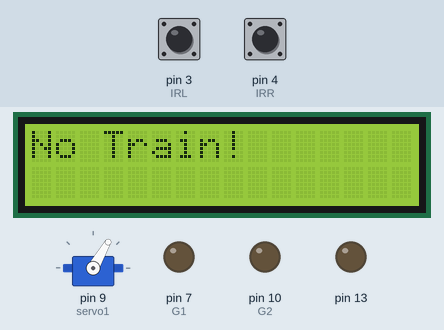
This sketch was run on a simulated Arduino Uno, built with avr-gcc and run on an emulated ATmega328P. Parts: servo, 16×2 character LCD, output pins drawn as LEDs (lit = HIGH). Dashed ring = blinking. The test bench sets the inputs (shaded band); at power-on: pin 3 (IRL) HIGH, pin 4 (IRR) HIGH. Pins used as bus, display or sensor lines are not drawn; what the sketch prints to the serial monitor is not drawn.

Above: at 1.2 s.
1.3 s: pin 3 (IRL) driven LOW
At 1.8 s:
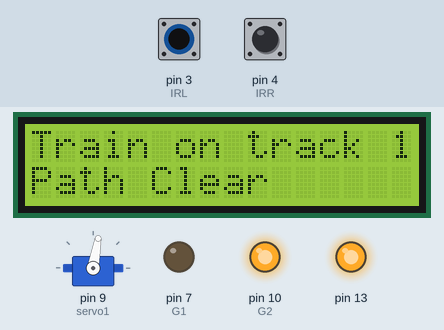
4.3 s: pin 3 (IRL) driven HIGH
At 5.3 s:
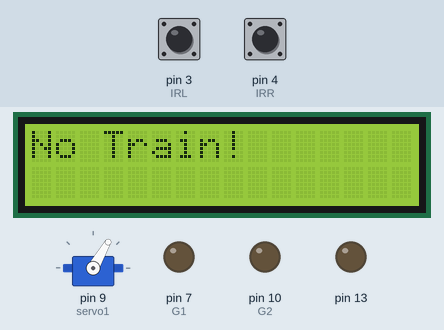
5.9 s: pin 4 (IRR) driven LOW
At 6.6 s:
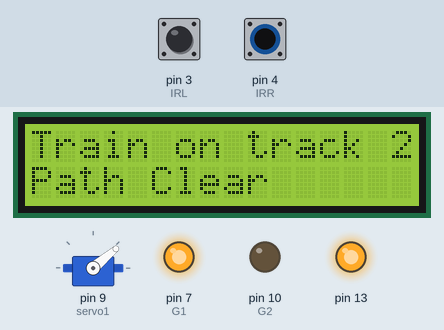
7.5 s: pin 4 (IRR) driven HIGH
At 8.0 s:
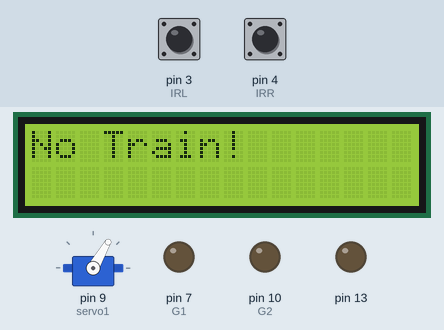
9.0 s: pin 3 (IRL) pulsed LOW 2 times (0.12 s each, 0.3 s apart)
At 9.48 s:
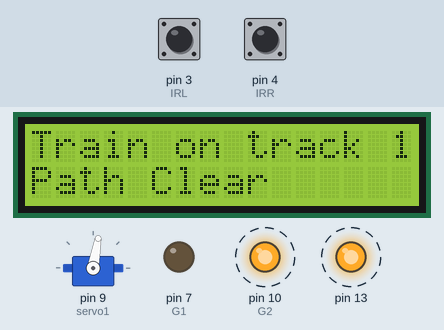
12.6 s: pin 4 (IRR) pulsed LOW 5 times (0.12 s each, 0.3 s apart)
At 15.2 s:
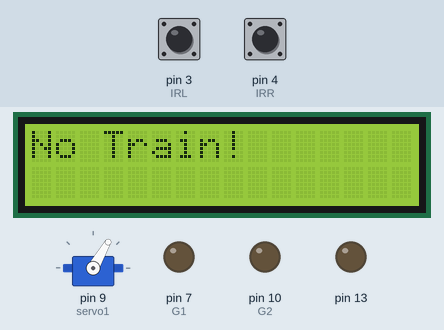
Timing chart, 0 to 16.7 s (numbered marks = the images above; inputs shaded):
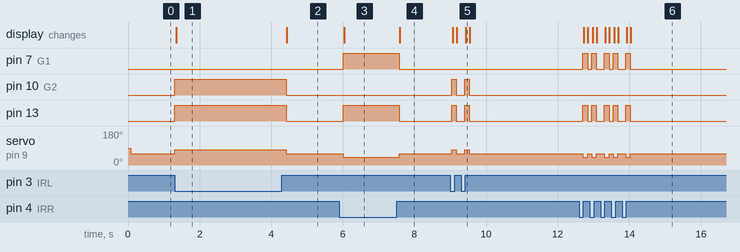

The sketch:

Mrinal_train.ino
```cpp
#include <Servo.h>
#include <LiquidCrystal_I2C.h>
LiquidCrystal_I2C lcd(0x27, 16, 2);
Servo servo1;

int IRL = 3;
int IRR = 4;
int G1 = 7;
int R1 = 5;
int G2 = 10;
int R2 = 11;

void setup() {
  Serial.begin(9600);
  servo1.attach(9);
  lcd.init();       // Initialize the LCD
  lcd.backlight();  // Turn on the backlight

  pinMode(13,OUTPUT);
  pinMode(IRL,INPUT);
  pinMode(IRR,INPUT);
  pinMode(G1,OUTPUT);
  pinMode(R1,OUTPUT);
  pinMode(G2,OUTPUT);
  pinMode(R2,OUTPUT);
}

void loop() {
  int r = digitalRead(IRL);
  int l = digitalRead(IRR);
  Serial.print("right:");
  Serial.println(r);
  Serial.print("left");
  Serial.println(l);


  if(r==0){
    servo1.write(80);
    digitalWrite(G2,HIGH);
    digitalWrite(G1,LOW);
    digitalWrite(R1,HIGH);

    digitalWrite(13,HIGH);
    lcd.clear();
    lcd.setCursor(0, 0); // Column 0, Row 0
    lcd.print("Train on track 1!");
    lcd.setCursor(0, 1); // Column 0, Row 1
    lcd.print("Path Clear");

  }else if(l == 0){
    servo1.write(40);
    digitalWrite(G1,HIGH);
    digitalWrite(G2,LOW);
    digitalWrite(R2,HIGH);
    digitalWrite(13,HIGH);
    lcd.clear();
    lcd.setCursor(0, 0); // Column 0, Row 0
    lcd.print("Train on track 2!");
    lcd.setCursor(0, 1); // Column 0, Row 1
    lcd.print("Path Clear");
  }else {
    servo1.write(60);
    digitalWrite(13,LOW);
    digitalWrite(G2,LOW);
    digitalWrite(G1,LOW);
    digitalWrite(R1,LOW);
    digitalWrite(R2,LOW);
    lcd.clear();
    lcd.setCursor(0, 0); // Column 0, Row 0
    lcd.print("No Train!");
    lcd.setCursor(0, 1); // Column 0, Row 1
    lcd.print("");
  }
  delay(100);

}
```

Measured:
- after the input at 1.3 s, pin 10 (G2), pin 13: LOW → HIGH at once; servo on pin 9 (servo1): 60° → 80° at once; the display: changes at once (image 1)
- after the input at 4.3 s, pin 10 (G2), pin 13: HIGH → LOW after 0.13 s; servo on pin 9 (servo1): 80° → 60° after 0.13 s; the display: changes after 0.14 s (image 2)
- after the input at 5.9 s, pin 7 (G1), pin 13: LOW → HIGH after 0.11 s; servo on pin 9 (servo1): 60° → 40° after 0.11 s; the display: changes after 0.14 s (image 3)
- after the input at 7.5 s, pin 7 (G1), pin 13: HIGH → LOW after 0.07 s; servo on pin 9 (servo1): 40° → 60° after 0.07 s; the display: changes after 0.08 s (image 4)
- after the input at 9.0 s, pin 10 (G2), pin 13: alternates HIGH for 0.13 s and LOW for 0.23 s, 4 changes in all, then stays LOW, starting at once; servo on pin 9 (servo1): alternates 80° for 0.13 s and 60° for 0.23 s, 4 changes in all, then stays 60°, starting at once; the display: changes after 0.07 s (image 5)
- after the input at 12.6 s, pin 7 (G1), pin 13: LOW → HIGH after 0.10 s, then repeats every 0.60 s: LOW 0.11 s, HIGH 0.13 s, LOW 0.23 s, HIGH 0.13 s, until it stays LOW from 14.0 s
